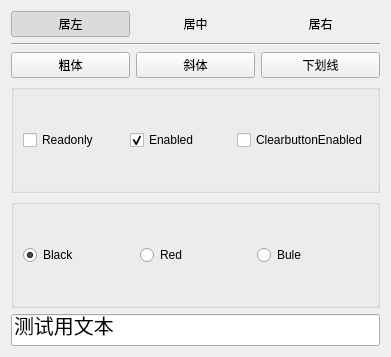
<?xml version="1.0" encoding="UTF-8"?>
<ui version="4.0">
 <class>Widget</class>
 <widget class="QWidget" name="Widget">
  <property name="geometry">
   <rect>
    <x>0</x>
    <y>0</y>
    <width>391</width>
    <height>357</height>
   </rect>
  </property>
  <property name="windowTitle">
   <string>Widget</string>
  </property>
  <layout class="QVBoxLayout" name="verticalLayout_3">
   <item>
    <layout class="QHBoxLayout" name="horizontalLayout">
     <item>
      <widget class="QPushButton" name="btnAlign_Left_2">
       <property name="text">
        <string>居左</string>
       </property>
       <property name="icon">
        <iconset resource="res.qrc">
         <normaloff>:/icons/icon/align-left.png</normaloff>:/icons/icon/align-left.png</iconset>
       </property>
       <property name="checkable">
        <bool>true</bool>
       </property>
       <property name="checked">
        <bool>true</bool>
       </property>
       <property name="autoExclusive">
        <bool>true</bool>
       </property>
       <property name="flat">
        <bool>true</bool>
       </property>
      </widget>
     </item>
     <item>
      <widget class="QPushButton" name="btnAlign_Center_2">
       <property name="text">
        <string>居中</string>
       </property>
       <property name="icon">
        <iconset resource="res.qrc">
         <normaloff>:/icons/icon/align-center.png</normaloff>:/icons/icon/align-center.png</iconset>
       </property>
       <property name="checkable">
        <bool>true</bool>
       </property>
       <property name="autoExclusive">
        <bool>true</bool>
       </property>
       <property name="flat">
        <bool>true</bool>
       </property>
      </widget>
     </item>
     <item>
      <widget class="QPushButton" name="btnAlign_Right_2">
       <property name="text">
        <string>居右</string>
       </property>
       <property name="icon">
        <iconset resource="res.qrc">
         <normaloff>:/icons/icon/align-right.png</normaloff>:/icons/icon/align-right.png</iconset>
       </property>
       <property name="checkable">
        <bool>true</bool>
       </property>
       <property name="autoExclusive">
        <bool>true</bool>
       </property>
       <property name="flat">
        <bool>true</bool>
       </property>
      </widget>
     </item>
    </layout>
   </item>
   <item>
    <widget class="Line" name="line">
     <property name="orientation">
      <enum>Qt::Horizontal</enum>
     </property>
    </widget>
   </item>
   <item>
    <layout class="QHBoxLayout" name="horizontalLayout_2">
     <item>
      <widget class="QPushButton" name="btnFont_Bold_2">
       <property name="text">
        <string>粗体</string>
       </property>
       <property name="icon">
        <iconset resource="res.qrc">
         <normaloff>:/icons/icon/bold.png</normaloff>:/icons/icon/bold.png</iconset>
       </property>
       <property name="checkable">
        <bool>true</bool>
       </property>
       <property name="checked">
        <bool>false</bool>
       </property>
       <property name="autoExclusive">
        <bool>false</bool>
       </property>
       <property name="flat">
        <bool>false</bool>
       </property>
      </widget>
     </item>
     <item>
      <widget class="QPushButton" name="btnFont_Italic_2">
       <property name="text">
        <string>斜体</string>
       </property>
       <property name="icon">
        <iconset resource="res.qrc">
         <normaloff>:/icons/icon/italic.png</normaloff>:/icons/icon/italic.png</iconset>
       </property>
       <property name="checkable">
        <bool>true</bool>
       </property>
       <property name="autoExclusive">
        <bool>false</bool>
       </property>
       <property name="flat">
        <bool>false</bool>
       </property>
      </widget>
     </item>
     <item>
      <widget class="QPushButton" name="btnFont_UnderLine_2">
       <property name="text">
        <string>下划线</string>
       </property>
       <property name="icon">
        <iconset resource="res.qrc">
         <normaloff>:/icons/icon/underline.png</normaloff>:/icons/icon/underline.png</iconset>
       </property>
       <property name="checkable">
        <bool>true</bool>
       </property>
       <property name="autoExclusive">
        <bool>false</bool>
       </property>
       <property name="flat">
        <bool>false</bool>
       </property>
      </widget>
     </item>
    </layout>
   </item>
   <item>
    <widget class="QGroupBox" name="groupBox">
     <property name="title">
      <string/>
     </property>
     <property name="flat">
      <bool>true</bool>
     </property>
     <layout class="QVBoxLayout" name="verticalLayout">
      <item>
       <layout class="QHBoxLayout" name="horizontalLayout_3">
        <item>
         <widget class="QCheckBox" name="checkBox">
          <property name="text">
           <string>Readonly</string>
          </property>
          <property name="autoExclusive">
           <bool>false</bool>
          </property>
         </widget>
        </item>
        <item>
         <widget class="QCheckBox" name="checkBox_2">
          <property name="text">
           <string>Enabled</string>
          </property>
          <property name="checked">
           <bool>true</bool>
          </property>
          <property name="autoExclusive">
           <bool>false</bool>
          </property>
         </widget>
        </item>
        <item>
         <widget class="QCheckBox" name="checkBox_3">
          <property name="text">
           <string>ClearbuttonEnabled</string>
          </property>
          <property name="autoExclusive">
           <bool>false</bool>
          </property>
         </widget>
        </item>
       </layout>
      </item>
     </layout>
    </widget>
   </item>
   <item>
    <widget class="QGroupBox" name="groupBox_2">
     <property name="title">
      <string/>
     </property>
     <layout class="QVBoxLayout" name="verticalLayout_2">
      <item>
       <layout class="QHBoxLayout" name="horizontalLayout_4">
        <item>
         <widget class="QRadioButton" name="radioButton">
          <property name="text">
           <string>Black</string>
          </property>
          <property name="checked">
           <bool>true</bool>
          </property>
         </widget>
        </item>
        <item>
         <widget class="QRadioButton" name="radioButton_2">
          <property name="text">
           <string>Red</string>
          </property>
         </widget>
        </item>
        <item>
         <widget class="QRadioButton" name="radioButton_3">
          <property name="text">
           <string>Bule</string>
          </property>
         </widget>
        </item>
       </layout>
      </item>
     </layout>
    </widget>
   </item>
   <item>
    <widget class="QLineEdit" name="lineEdit">
     <property name="font">
      <font>
       <pointsize>15</pointsize>
      </font>
     </property>
     <property name="text">
      <string>测试用文本</string>
     </property>
    </widget>
   </item>
  </layout>
 </widget>
 <resources>
  <include location="res.qrc"/>
 </resources>
 <connections/>
</ui>
